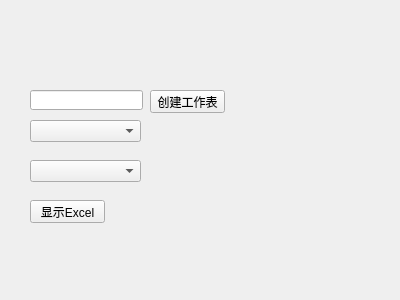
<?xml version="1.0" encoding="UTF-8"?>
<ui version="4.0">
 <class>Test3</class>
 <widget class="QWidget" name="Test3">
  <property name="geometry">
   <rect>
    <x>0</x>
    <y>0</y>
    <width>400</width>
    <height>300</height>
   </rect>
  </property>
  <property name="windowTitle">
   <string>Form</string>
  </property>
  <widget class="QPushButton" name="but_show">
   <property name="geometry">
    <rect>
     <x>30</x>
     <y>200</y>
     <width>75</width>
     <height>23</height>
    </rect>
   </property>
   <property name="text">
    <string>显示Excel</string>
   </property>
  </widget>
  <widget class="QPushButton" name="but_addSheet">
   <property name="geometry">
    <rect>
     <x>150</x>
     <y>90</y>
     <width>75</width>
     <height>23</height>
    </rect>
   </property>
   <property name="text">
    <string>创建工作表</string>
   </property>
  </widget>
  <widget class="QLineEdit" name="line_name">
   <property name="geometry">
    <rect>
     <x>30</x>
     <y>90</y>
     <width>113</width>
     <height>20</height>
    </rect>
   </property>
  </widget>
  <widget class="QComboBox" name="com_sheets">
   <property name="geometry">
    <rect>
     <x>30</x>
     <y>120</y>
     <width>111</width>
     <height>22</height>
    </rect>
   </property>
   <property name="toolTip">
    <string>所有工作表</string>
   </property>
  </widget>
  <widget class="QComboBox" name="comboBox">
   <property name="geometry">
    <rect>
     <x>30</x>
     <y>160</y>
     <width>111</width>
     <height>22</height>
    </rect>
   </property>
   <property name="toolTip">
    <string>工作表状态</string>
   </property>
  </widget>
 </widget>
 <resources/>
 <connections/>
</ui>
